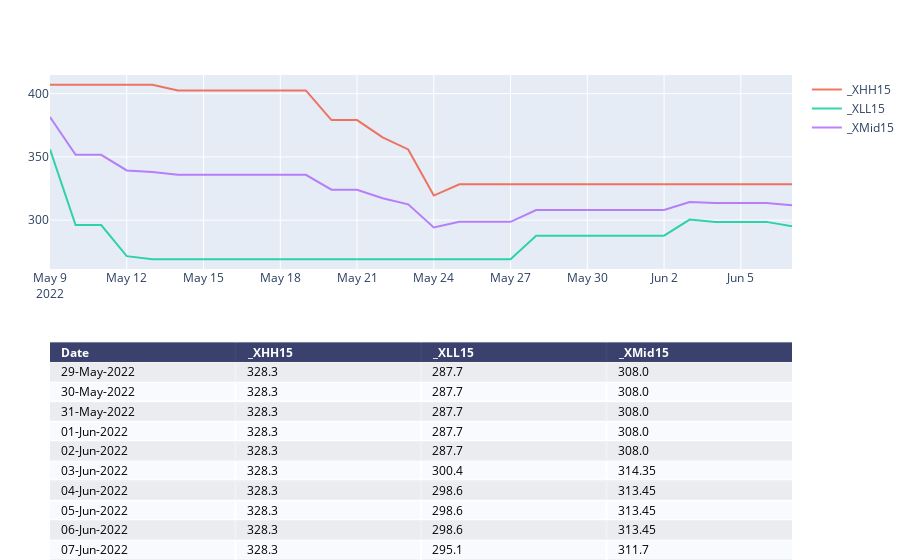

This figure's notebook cell:
### Code cell
chartTitle1=f"{symbol}_HH-LL"
print(chartTitle1)
# colsToPlot=[  x for  x  in list_cols if x.startswith('_X') and ( x.startswith('_XMid')==False) ]
colsToPlot=[  x for  x  in list_cols if x.startswith('_X') ]
fig=manage_chart(df,colsToPlot,"",'')

pio.write_image(fig, f"{report_path}\\{chartTitle1}.png")
fig

### Figure 1 — Plotly figure (JSON) as saved in the notebook; plotly's stock layout.template omitted (floating-point values rounded to 4 significant figures)
{"data": [{"colorscale": [[0, "#00083e"], [0.5, "#ededee"], [1, "#ffffff"]], "hoverinfo": "none", "opacity": 0.75, "showscale": false, "type": "heatmap", "z": [[0, 0, 0, 0], [0.5, 0.5, 0.5, 0.5], [1, 1, 1, 1], [0.5, 0.5, 0.5, 0.5], [1, 1, 1, 1], [0.5, 0.5, 0.5, 0.5], [1, 1, 1, 1], [0.5, 0.5, 0.5, 0.5], [1, 1, 1, 1], [0.5, 0.5, 0.5, 0.5], [1, 1, 1, 1]]}, {"name": "_XHH15", "opacity": 0.8, "type": "scatter", "x": ["2022-05-09T00:00:00", "2022-05-10T00:00:00", "2022-05-11T00:00:00", "2022-05-12T00:00:00", "2022-05-13T00:00:00", "2022-05-14T00:00:00", "2022-05-15T00:00:00", "2022-05-16T00:00:00", "2022-05-17T00:00:00", "2022-05-18T00:00:00", "2022-05-19T00:00:00", "2022-05-20T00:00:00", "2022-05-21T00:00:00", "2022-05-22T00:00:00", "2022-05-23T00:00:00", "2022-05-24T00:00:00", "2022-05-25T00:00:00", "2022-05-26T00:00:00", "2022-05-27T00:00:00", "2022-05-28T00:00:00", "2022-05-29T00:00:00", "2022-05-30T00:00:00", "2022-05-31T00:00:00", "2022-06-01T00:00:00", "2022-06-02T00:00:00", "2022-06-03T00:00:00", "2022-06-04T00:00:00", "2022-06-05T00:00:00", "2022-06-06T00:00:00", "2022-06-07T00:00:00"], "xaxis": "x2", "y": [407.1, 407.1, 407.1, 407.1, 407.1, 402.6, 402.6, 402.6, 402.6, 402.6, 402.6, 379.1, 379.1, 365.5, 355.9, 319.4, 328.3, 328.3, 328.3, 328.3, 328.3, 328.3, 328.3, 328.3, 328.3, 328.3, 328.3, 328.3, 328.3, 328.3], "yaxis": "y2"}, {"name": "_XLL15", "opacity": 0.8, "type": "scatter", "x": ["2022-05-09T00:00:00", "2022-05-10T00:00:00", "2022-05-11T00:00:00", "2022-05-12T00:00:00", "2022-05-13T00:00:00", "2022-05-14T00:00:00", "2022-05-15T00:00:00", "2022-05-16T00:00:00", "2022-05-17T00:00:00", "2022-05-18T00:00:00", "2022-05-19T00:00:00", "2022-05-20T00:00:00", "2022-05-21T00:00:00", "2022-05-22T00:00:00", "2022-05-23T00:00:00", "2022-05-24T00:00:00", "2022-05-25T00:00:00", "2022-05-26T00:00:00", "2022-05-27T00:00:00", "2022-05-28T00:00:00", "2022-05-29T00:00:00", "2022-05-30T00:00:00", "2022-05-31T00:00:00", "2022-06-01T00:00:00", "2022-06-02T00:00:00", "2022-06-03T00:00:00", "2022-06-04T00:00:00", "2022-06-05T00:00:00", "2022-06-06T00:00:00", "2022-06-07T00:00:00"], "xaxis": "x2", "y": [355.9, 296.1, 296.1, 271.5, 269, 269, 269, 269, 269, 269, 269, 269, 269, 269, 269, 269, 269, 269, 269, 287.7, 287.7, 287.7, 287.7, 287.7, 287.7, 300.4, 298.6, 298.6, 298.6, 295.1], "yaxis": "y2"}, {"name": "_XMid15", "opacity": 0.8, "type": "scatter", "x": ["2022-05-09T00:00:00", "2022-05-10T00:00:00", "2022-05-11T00:00:00", "2022-05-12T00:00:00", "2022-05-13T00:00:00", "2022-05-14T00:00:00", "2022-05-15T00:00:00", "2022-05-16T00:00:00", "2022-05-17T00:00:00", "2022-05-18T00:00:00", "2022-05-19T00:00:00", "2022-05-20T00:00:00", "2022-05-21T00:00:00", "2022-05-22T00:00:00", "2022-05-23T00:00:00", "2022-05-24T00:00:00", "2022-05-25T00:00:00", "2022-05-26T00:00:00", "2022-05-27T00:00:00", "2022-05-28T00:00:00", "2022-05-29T00:00:00", "2022-05-30T00:00:00", "2022-05-31T00:00:00", "2022-06-01T00:00:00", "2022-06-02T00:00:00", "2022-06-03T00:00:00", "2022-06-04T00:00:00", "2022-06-05T00:00:00", "2022-06-06T00:00:00", "2022-06-07T00:00:00"], "xaxis": "x2", "y": [381.5, 351.6, 351.6, 339.3, 338.1, 335.8, 335.8, 335.8, 335.8, 335.8, 335.8, 324.1, 324.1, 317.2, 312.4, 294.2, 298.6, 298.6, 298.6, 308, 308, 308, 308, 308, 308, 314.4, 313.4, 313.4, 313.4, 311.7], "yaxis": "y2"}], "layout": {"annotations": [{"align": "left", "font": {"color": "#ffffff"}, "showarrow": false, "text": "<b>Date</b>", "x": -0.45, "xanchor": "left", "xref": "x", "y": 0, "yref": "y"}, {"align": "left", "font": {"color": "#ffffff"}, "showarrow": false, "text": "<b>_XHH15</b>", "x": 0.55, "xanchor": "left", "xref": "x", "y": 0, "yref": "y"}, {"align": "left", "font": {"color": "#ffffff"}, "showarrow": false, "text": "<b>_XLL15</b>", "x": 1.55, "xanchor": "left", "xref": "x", "y": 0, "yref": "y"}, {"align": "left", "font": {"color": "#ffffff"}, "showarrow": false, "text": "<b>_XMid15</b>", "x": 2.55, "xanchor": "left", "xref": "x", "y": 0, "yref": "y"}, {"align": "left", "font": {"color": "#000000"}, "showarrow": false, "text": "29-May-2022", "x": -0.45, "xanchor": "left", "xref": "x", "y": 1, "yref": "y"}, {"align": "left", "font": {"color": "#000000"}, "showarrow": false, "text": "328.3", "x": 0.55, "xanchor": "left", "xref": "x", "y": 1, "yref": "y"}, {"align": "left", "font": {"color": "#000000"}, "showarrow": false, "text": "287.7", "x": 1.55, "xanchor": "left", "xref": "x", "y": 1, "yref": "y"}, {"align": "left", "font": {"color": "#000000"}, "showarrow": false, "text": "308.0", "x": 2.55, "xanchor": "left", "xref": "x", "y": 1, "yref": "y"}, {"align": "left", "font": {"color": "#000000"}, "showarrow": false, "text": "30-May-2022", "x": -0.45, "xanchor": "left", "xref": "x", "y": 2, "yref": "y"}, {"align": "left", "font": {"color": "#000000"}, "showarrow": false, "text": "328.3", "x": 0.55, "xanchor": "left", "xref": "x", "y": 2, "yref": "y"}, {"align": "left", "font": {"color": "#000000"}, "showarrow": false, "text": "287.7", "x": 1.55, "xanchor": "left", "xref": "x", "y": 2, "yref": "y"}, {"align": "left", "font": {"color": "#000000"}, "showarrow": false, "text": "308.0", "x": 2.55, "xanchor": "left", "xref": "x", "y": 2, "yref": "y"}, {"align": "left", "font": {"color": "#000000"}, "showarrow": false, "text": "31-May-2022", "x": -0.45, "xanchor": "left", "xref": "x", "y": 3, "yref": "y"}, {"align": "left", "font": {"color": "#000000"}, "showarrow": false, "text": "328.3", "x": 0.55, "xanchor": "left", "xref": "x", "y": 3, "yref": "y"}, {"align": "left", "font": {"color": "#000000"}, "showarrow": false, "text": "287.7", "x": 1.55, "xanchor": "left", "xref": "x", "y": 3, "yref": "y"}, {"align": "left", "font": {"color": "#000000"}, "showarrow": false, "text": "308.0", "x": 2.55, "xanchor": "left", "xref": "x", "y": 3, "yref": "y"}, {"align": "left", "font": {"color": "#000000"}, "showarrow": false, "text": "01-Jun-2022", "x": -0.45, "xanchor": "left", "xref": "x", "y": 4, "yref": "y"}, {"align": "left", "font": {"color": "#000000"}, "showarrow": false, "text": "328.3", "x": 0.55, "xanchor": "left", "xref": "x", "y": 4, "yref": "y"}, {"align": "left", "font": {"color": "#000000"}, "showarrow": false, "text": "287.7", "x": 1.55, "xanchor": "left", "xref": "x", "y": 4, "yref": "y"}, {"align": "left", "font": {"color": "#000000"}, "showarrow": false, "text": "308.0", "x": 2.55, "xanchor": "left", "xref": "x", "y": 4, "yref": "y"}, {"align": "left", "font": {"color": "#000000"}, "showarrow": false, "text": "02-Jun-2022", "x": -0.45, "xanchor": "left", "xref": "x", "y": 5, "yref": "y"}, {"align": "left", "font": {"color": "#000000"}, "showarrow": false, "text": "328.3", "x": 0.55, "xanchor": "left", "xref": "x", "y": 5, "yref": "y"}, {"align": "left", "font": {"color": "#000000"}, "showarrow": false, "text": "287.7", "x": 1.55, "xanchor": "left", "xref": "x", "y": 5, "yref": "y"}, {"align": "left", "font": {"color": "#000000"}, "showarrow": false, "text": "308.0", "x": 2.55, "xanchor": "left", "xref": "x", "y": 5, "yref": "y"}, {"align": "left", "font": {"color": "#000000"}, "showarrow": false, "text": "03-Jun-2022", "x": -0.45, "xanchor": "left", "xref": "x", "y": 6, "yref": "y"}, {"align": "left", "font": {"color": "#000000"}, "showarrow": false, "text": "328.3", "x": 0.55, "xanchor": "left", "xref": "x", "y": 6, "yref": "y"}, {"align": "left", "font": {"color": "#000000"}, "showarrow": false, "text": "300.4", "x": 1.55, "xanchor": "left", "xref": "x", "y": 6, "yref": "y"}, {"align": "left", "font": {"color": "#000000"}, "showarrow": false, "text": "314.35", "x": 2.55, "xanchor": "left", "xref": "x", "y": 6, "yref": "y"}, {"align": "left", "font": {"color": "#000000"}, "showarrow": false, "text": "04-Jun-2022", "x": -0.45, "xanchor": "left", "xref": "x", "y": 7, "yref": "y"}, {"align": "left", "font": {"color": "#000000"}, "showarrow": false, "text": "328.3", "x": 0.55, "xanchor": "left", "xref": "x", "y": 7, "yref": "y"}, {"align": "left", "font": {"color": "#000000"}, "showarrow": false, "text": "298.6", "x": 1.55, "xanchor": "left", "xref": "x", "y": 7, "yref": "y"}, {"align": "left", "font": {"color": "#000000"}, "showarrow": false, "text": "313.45", "x": 2.55, "xanchor": "left", "xref": "x", "y": 7, "yref": "y"}, {"align": "left", "font": {"color": "#000000"}, "showarrow": false, "text": "05-Jun-2022", "x": -0.45, "xanchor": "left", "xref": "x", "y": 8, "yref": "y"}, {"align": "left", "font": {"color": "#000000"}, "showarrow": false, "text": "328.3", "x": 0.55, "xanchor": "left", "xref": "x", "y": 8, "yref": "y"}, {"align": "left", "font": {"color": "#000000"}, "showarrow": false, "text": "298.6", "x": 1.55, "xanchor": "left", "xref": "x", "y": 8, "yref": "y"}, {"align": "left", "font": {"color": "#000000"}, "showarrow": false, "text": "313.45", "x": 2.55, "xanchor": "left", "xref": "x", "y": 8, "yref": "y"}, {"align": "left", "font": {"color": "#000000"}, "showarrow": false, "text": "06-Jun-2022", "x": -0.45, "xanchor": "left", "xref": "x", "y": 9, "yref": "y"}, {"align": "left", "font": {"color": "#000000"}, "showarrow": false, "text": "328.3", "x": 0.55, "xanchor": "left", "xref": "x", "y": 9, "yref": "y"}, {"align": "left", "font": {"color": "#000000"}, "showarrow": false, "text": "298.6", "x": 1.55, "xanchor": "left", "xref": "x", "y": 9, "yref": "y"}, {"align": "left", "font": {"color": "#000000"}, "showarrow": false, "text": "313.45", "x": 2.55, "xanchor": "left", "xref": "x", "y": 9, "yref": "y"}, {"align": "left", "font": {"color": "#000000"}, "showarrow": false, "text": "07-Jun-2022", "x": -0.45, "xanchor": "left", "xref": "x", "y": 10, "yref": "y"}, {"align": "left", "font": {"color": "#000000"}, "showarrow": false, "text": "328.3", "x": 0.55, "xanchor": "left", "xref": "x", "y": 10, "yref": "y"}, {"align": "left", "font": {"color": "#000000"}, "showarrow": false, "text": "295.1", "x": 1.55, "xanchor": "left", "xref": "x", "y": 10, "yref": "y"}, {"align": "left", "font": {"color": "#000000"}, "showarrow": false, "text": "311.7", "x": 2.55, "xanchor": "left", "xref": "x", "y": 10, "yref": "y"}], "autosize": true, "margin": {"b": 0, "l": 50, "r": 0, "t": 75}, "title": {"text": ""}, "xaxis": {"autorange": true, "dtick": 1, "gridwidth": 2, "range": [-0.5, 3.5], "showticklabels": false, "tick0": -0.5, "ticks": "", "zeroline": false}, "xaxis2": {"anchor": "y2", "autorange": true, "range": ["2022-05-09", "2022-06-07"], "type": "date"}, "yaxis": {"autorange": true, "domain": [0, 0.45], "dtick": 1, "gridwidth": 2, "range": [10.5, -0.5], "showticklabels": false, "tick0": 0.5, "ticks": "", "zeroline": false}, "yaxis2": {"anchor": "x2", "autorange": true, "domain": [0.6, 1], "range": [261.3, 414.8], "title": {"text": ""}, "type": "linear"}}}
